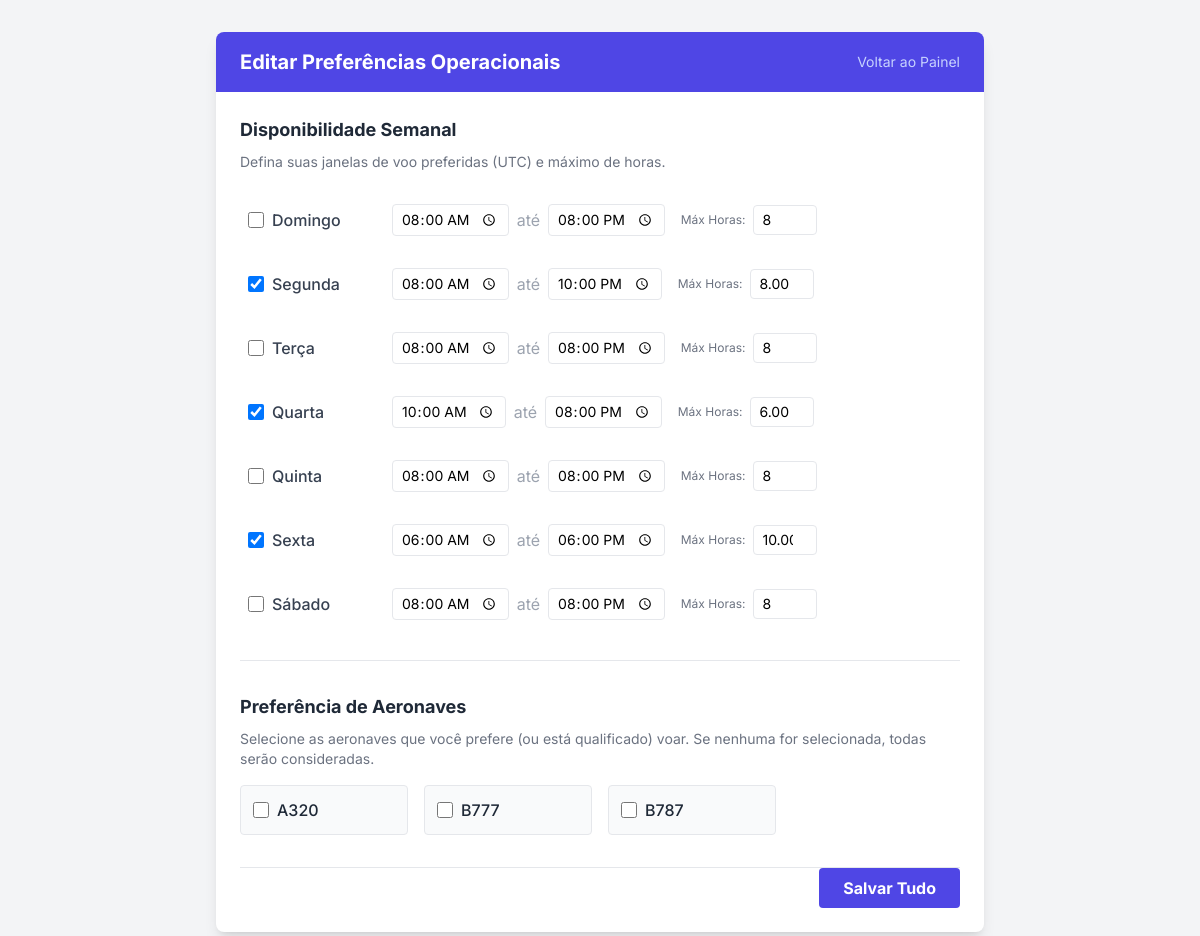
/pilot/preferences.php (signed in), run on an earlier commit of the app's database.
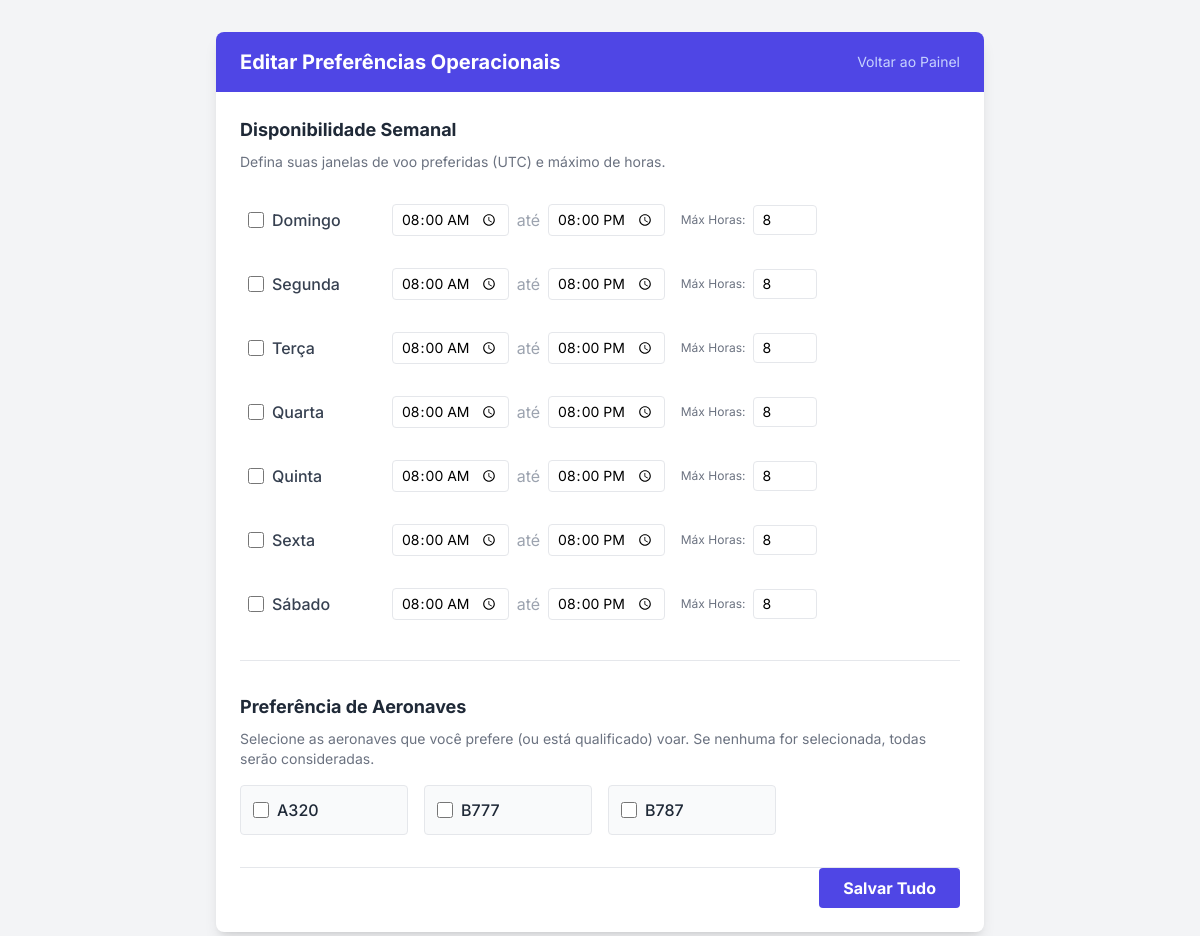
And on a later commit of the database.
### tables this page shows
CREATE TABLE `pilot_preferences` (
  `id` int(11) NOT NULL AUTO_INCREMENT,
  `pilot_id` int(11) NOT NULL,
  `day_of_week` tinyint(1) NOT NULL COMMENT '0=Sunday...6=Saturday',
  `start_time` time NOT NULL,
  `end_time` time NOT NULL,
  `max_daily_hours` decimal(4,2) NOT NULL DEFAULT 8.00,
  PRIMARY KEY (`id`),
  KEY `pilot_id` (`pilot_id`)
);

### pilot/preferences.php (the view, shortened to what this page needs)
<?php
require_once '../db_connect.php';
$pilotId = getCurrentPilotId($pdo);
$daysMap = ['Domingo', 'Segunda', 'Terça', 'Quarta', 'Quinta', 'Sexta', 'Sábado'];
$dbDays = [0, 1, 2, 3, 4, 5, 6];
$stmt = $pdo->prepare("SELECT * FROM pilot_preferences WHERE pilot_id = ?");
$stmt->execute([$pilotId]);
$currentData = [];
foreach ($stmt->fetchAll() as $row) {
    $currentData[$row['day_of_week']] = $row;
}
$stmt = $pdo->query("SELECT DISTINCT aircraft_type FROM flights_master ORDER BY aircraft_type");
$availableAircraft = $stmt->fetchAll(PDO::FETCH_COLUMN);
$stmt = $pdo->prepare("SELECT aircraft_type FROM pilot_aircraft_prefs WHERE pilot_id = ?");
$stmt->execute([$pilotId]);
$pilotAircraft = $stmt->fetchAll(PDO::FETCH_COLUMN);
?>
<!DOCTYPE html>
<html lang="pt-BR">
<head>
    <script src="https://cdn.tailwindcss.com"></script>
</head>
<body class="bg-gray-100 p-8">
    <div class="max-w-3xl mx-auto bg-white rounded-lg shadow-lg overflow-hidden">
        <div class="bg-indigo-600 px-6 py-4 flex justify-between items-center">
            <h1 class="text-white text-xl font-bold">Editar Preferências Operacionais</h1>
            <a href="dashboard.php" class="text-indigo-200 hover:text-white text-sm">Voltar ao Painel</a>
        </div>
        <form method="POST" class="p-6 divide-y divide-gray-200">
            <div class="pb-8">
                <h2 class="text-lg font-bold text-gray-800 mb-2">Disponibilidade Semanal</h2>
                <p class="text-sm text-gray-500 mb-6">Defina suas janelas de voo preferidas (UTC) e máximo de horas.</p>
                <div class="space-y-4">
                    <?php foreach ($dbDays as $idx):
                        $dayName = $daysMap[$idx];
                        $isActive = isset($currentData[$idx]);
                        $val = $currentData[$idx] ?? ['start_time' => '08:00', 'end_time' => '20:00', 'max_daily_hours' => 8];
                    ?>
                    <div class="flex items-center space-x-4 hover:bg-gray-50 p-2 rounded">
                        <div class="w-32 flex items-center">
                            <input type="checkbox" name="pref[<?php echo $idx; ?>][active]" id="day_<?php echo $idx; ?>"
                                   class="mr-2 h-4 w-4 text-indigo-600 focus:ring-indigo-500 border-gray-300 rounded"
                                   <?php echo $isActive ? 'checked' : ''; ?>>
                            <label for="day_<?php echo $idx; ?>" class="font-medium text-gray-700"><?php echo $dayName; ?></label>
                        </div>
                        <div class="flex items-center space-x-2">
                            <input type="time" name="pref[<?php echo $idx; ?>][start]" value="<?php echo substr($val['start_time'], 0, 5); ?>" class="border rounded px-2 py-1 text-sm bg-white">
                            <span class="text-gray-400">até</span>
                            <input type="time" name="pref[<?php echo $idx; ?>][end]" value="<?php echo substr($val['end_time'], 0, 5); ?>" class="border rounded px-2 py-1 text-sm bg-white">
                        </div>
                        <div class="flex items-center space-x-2 ml-auto">
                            <label class="text-xs text-gray-500">Máx Horas:</label>
                            <input type="number" name="pref[<?php echo $idx; ?>][max]" value="<?php echo $val['max_daily_hours']; ?>" min="1" max="14" class="border rounded w-16 px-2 py-1 text-sm bg-white">
                        </div>
                    </div>
                    <?php endforeach; ?>
                </div>
            </div>
            <div class="pt-8">
                <h2 class="text-lg font-bold text-gray-800 mb-2">Preferência de Aeronaves</h2>
                <p class="text-sm text-gray-500 mb-4">Selecione as aeronaves que você prefere (ou está qualificado) voar. Se nenhuma for selecionada, todas serão consideradas.</p>
                <?php if (empty($availableAircraft)): ?>
                    <p class="text-sm text-yellow-600">Nenhuma aeronave cadastrada no sistema ainda.</p>
                <?php else: ?>
                    <div class="grid grid-cols-2 md:grid-cols-4 gap-4">
                        <?php foreach ($availableAircraft as $ac):
                            $checked = in_array($ac, $pilotAircraft) ? 'checked' : '';
                        ?>
                        <div class="flex items-center p-3 border rounded hover:border-indigo-300 bg-gray-50">
                            <input type="checkbox" name="aircraft[]" value="<?php echo $ac; ?>" id="ac_<?php echo $ac; ?>"
                                   class="h-4 w-4 text-indigo-600 focus:ring-indigo-500 border-gray-300 rounded mr-2"
                                   <?php echo $checked; ?>>
                            <label for="ac_<?php echo $ac; ?>" class="text-gray-800 font-medium"><?php echo $ac; ?></label>
                        </div>
                        <?php endforeach; ?>
                    </div>
                <?php endif; ?>
            </div>
            <div class="mt-8 flex justify-end">
                <button type="submit" class="bg-indigo-600 text-white font-bold py-2 px-6 rounded hover:bg-indigo-700 transition">Salvar Tudo</button>
            </div>
        </form>
    </div>
</body>
</html>

### pilot/preferences.php (style rules this page uses)
body { font-family: 'Inter', sans-serif; }

What changed in the data, as far as the page shows it:
removed pilot_preferences: start_time "08:00", end_time "22:00", max_daily_hours "8.00"
removed pilot_preferences: start_time "10:00", end_time "20:00", max_daily_hours "6.00"
removed pilot_preferences: start_time "06:00", end_time "18:00", max_daily_hours "10.00"
Also different on the page:
form field value: "☑" → "☐"
new list line: "08:00 20:00 8"
